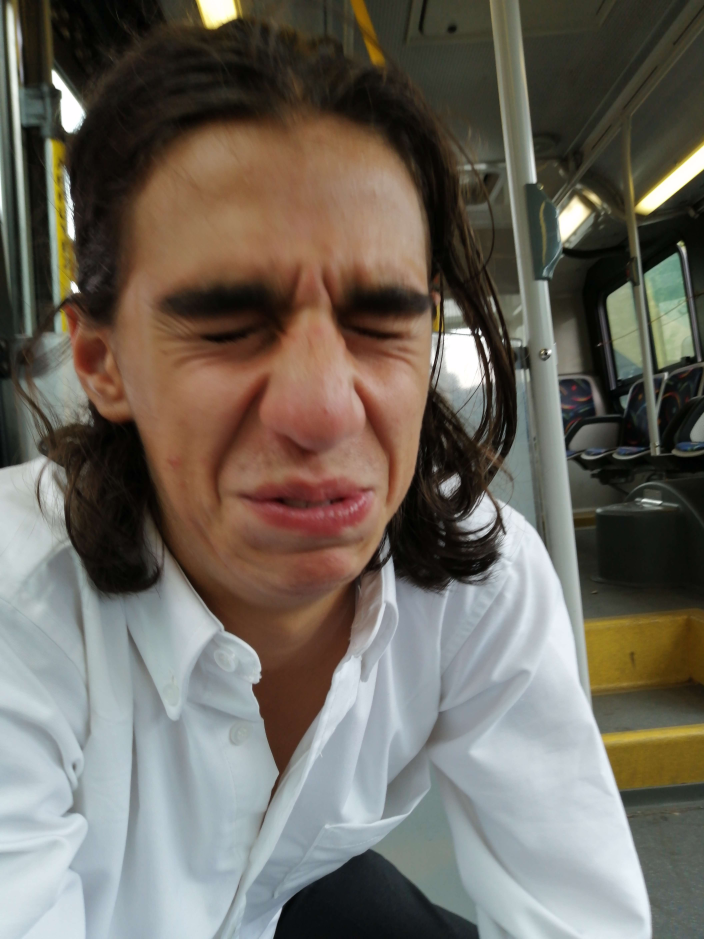
#> input picture no.jpg, 4224 x 5632 px (shown at 1/6 size)
$ python dither.py   (older library calls are emulated)
#> lines starting #> are read from the running program, lines starting #| are printed output that depends on the picture
import numpy as np
from PIL import Image

GREYSCALE = True
img_name = 'no.jpg'

# Read in the image, convert to greyscale.
img = Image.open(img_name)
#> img is the input picture: PIL image 4224x5632 RGB; mean R, G, B 110, 104.2, 94.9
if GREYSCALE:
    img = img.convert('L')
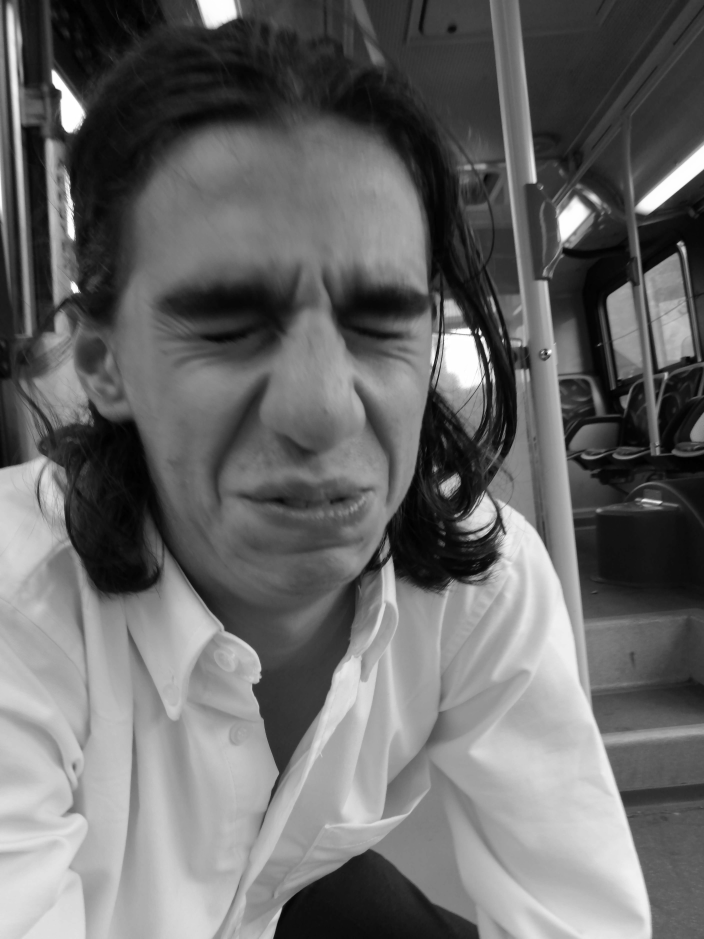
#> img: PIL image 4224x5632 L (shown at 1/6 size); min 0, max 255, mean 104.9

width, height = img.size
#> width = 4224; height = 5632
new_width = 400
new_height = int(height * new_width / width)
#> new_height = 533
img = img.resize((new_width, new_height), Image.ANTIALIAS)
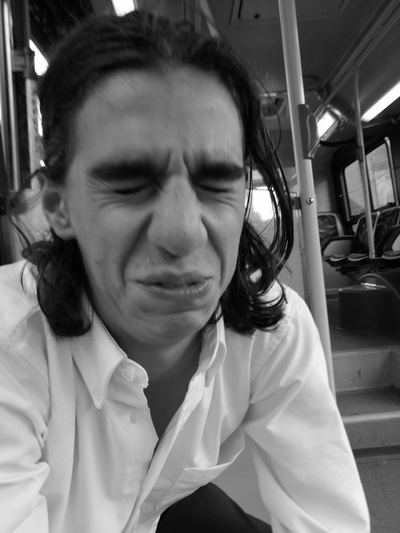
#> img: PIL image 400x533 L; min 0, max 255, mean 104.9

def get_new_val(old_val, nc):
    """
    Get the "closest" colour to old_val in the range [0,1] per channel divided
    into nc values.

    """

#> (the run stopped early here; a loop or call above may not have finished)
